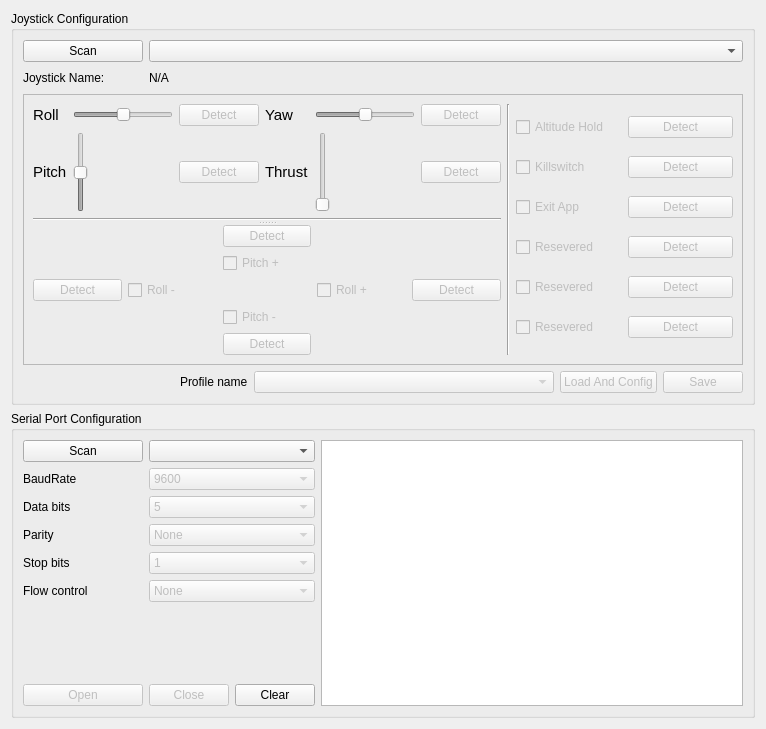
<?xml version="1.0" encoding="UTF-8"?>
<ui version="4.0">
 <class>Form</class>
 <widget class="QWidget" name="Form">
  <property name="geometry">
   <rect>
    <x>0</x>
    <y>0</y>
    <width>766</width>
    <height>729</height>
   </rect>
  </property>
  <property name="windowTitle">
   <string>Form</string>
  </property>
  <layout class="QVBoxLayout" name="verticalLayout">
   <item>
    <widget class="QGroupBox" name="groupBox">
     <property name="title">
      <string>Joystick Configuration</string>
     </property>
     <layout class="QVBoxLayout" name="verticalLayout_2">
      <item>
       <layout class="QGridLayout" name="gridLayout">
        <item row="0" column="0">
         <widget class="QPushButton" name="joystickScan">
          <property name="minimumSize">
           <size>
            <width>120</width>
            <height>0</height>
           </size>
          </property>
          <property name="text">
           <string>Scan</string>
          </property>
         </widget>
        </item>
        <item row="1" column="0">
         <widget class="QLabel" name="label">
          <property name="text">
           <string>Joystick Name:</string>
          </property>
         </widget>
        </item>
        <item row="1" column="1">
         <widget class="QLabel" name="joystickName">
          <property name="text">
           <string>N/A</string>
          </property>
         </widget>
        </item>
        <item row="1" column="2">
         <spacer name="horizontalSpacer">
          <property name="orientation">
           <enum>Qt::Horizontal</enum>
          </property>
          <property name="sizeHint" stdset="0">
           <size>
            <width>40</width>
            <height>20</height>
           </size>
          </property>
         </spacer>
        </item>
        <item row="0" column="1" colspan="2">
         <widget class="QComboBox" name="joystickSelect">
          <property name="minimumSize">
           <size>
            <width>300</width>
            <height>0</height>
           </size>
          </property>
         </widget>
        </item>
       </layout>
      </item>
      <item>
       <widget class="QFrame" name="frame">
        <property name="frameShape">
         <enum>QFrame::StyledPanel</enum>
        </property>
        <property name="frameShadow">
         <enum>QFrame::Raised</enum>
        </property>
        <layout class="QGridLayout" name="gridLayout_9">
         <item row="0" column="0">
          <widget class="QSplitter" name="splitter">
           <property name="orientation">
            <enum>Qt::Vertical</enum>
           </property>
           <widget class="QWidget" name="gridLayoutWidget">
            <layout class="QGridLayout" name="gridLayout_6">
             <item row="0" column="0">
              <layout class="QGridLayout" name="gridLayout_3">
               <item row="0" column="1">
                <widget class="QSlider" name="rollAxisValue">
                 <property name="enabled">
                  <bool>false</bool>
                 </property>
                 <property name="minimumSize">
                  <size>
                   <width>100</width>
                   <height>0</height>
                  </size>
                 </property>
                 <property name="minimum">
                  <number>-180</number>
                 </property>
                 <property name="maximum">
                  <number>180</number>
                 </property>
                 <property name="tracking">
                  <bool>true</bool>
                 </property>
                 <property name="orientation">
                  <enum>Qt::Horizontal</enum>
                 </property>
                </widget>
               </item>
               <item row="1" column="0">
                <widget class="QLabel" name="label_5">
                 <property name="font">
                  <font>
                   <pointsize>11</pointsize>
                   <weight>50</weight>
                   <bold>false</bold>
                  </font>
                 </property>
                 <property name="text">
                  <string>Pitch</string>
                 </property>
                </widget>
               </item>
               <item row="1" column="1">
                <widget class="QSlider" name="pitchAxisValue">
                 <property name="enabled">
                  <bool>false</bool>
                 </property>
                 <property name="minimumSize">
                  <size>
                   <width>0</width>
                   <height>0</height>
                  </size>
                 </property>
                 <property name="minimum">
                  <number>-180</number>
                 </property>
                 <property name="maximum">
                  <number>180</number>
                 </property>
                 <property name="tracking">
                  <bool>true</bool>
                 </property>
                 <property name="orientation">
                  <enum>Qt::Vertical</enum>
                 </property>
                </widget>
               </item>
               <item row="0" column="2">
                <widget class="QPushButton" name="detectRoll">
                 <property name="enabled">
                  <bool>false</bool>
                 </property>
                 <property name="text">
                  <string>Detect</string>
                 </property>
                </widget>
               </item>
               <item row="1" column="2">
                <widget class="QPushButton" name="detectPitch">
                 <property name="enabled">
                  <bool>false</bool>
                 </property>
                 <property name="text">
                  <string>Detect</string>
                 </property>
                </widget>
               </item>
               <item row="0" column="0">
                <widget class="QLabel" name="label_4">
                 <property name="font">
                  <font>
                   <pointsize>11</pointsize>
                   <weight>50</weight>
                   <bold>false</bold>
                  </font>
                 </property>
                 <property name="frameShadow">
                  <enum>QFrame::Plain</enum>
                 </property>
                 <property name="text">
                  <string>Roll</string>
                 </property>
                </widget>
               </item>
              </layout>
             </item>
             <item row="0" column="1">
              <layout class="QGridLayout" name="gridLayout_4">
               <item row="1" column="0">
                <widget class="QLabel" name="label_6">
                 <property name="font">
                  <font>
                   <pointsize>11</pointsize>
                   <weight>50</weight>
                   <bold>false</bold>
                  </font>
                 </property>
                 <property name="text">
                  <string>Thrust</string>
                 </property>
                </widget>
               </item>
               <item row="1" column="1">
                <widget class="QSlider" name="thrustAxisValue">
                 <property name="enabled">
                  <bool>false</bool>
                 </property>
                 <property name="minimumSize">
                  <size>
                   <width>0</width>
                   <height>0</height>
                  </size>
                 </property>
                 <property name="minimum">
                  <number>0</number>
                 </property>
                 <property name="maximum">
                  <number>2000</number>
                 </property>
                 <property name="tracking">
                  <bool>true</bool>
                 </property>
                 <property name="orientation">
                  <enum>Qt::Vertical</enum>
                 </property>
                </widget>
               </item>
               <item row="0" column="0">
                <widget class="QLabel" name="label_7">
                 <property name="font">
                  <font>
                   <pointsize>11</pointsize>
                   <weight>50</weight>
                   <bold>false</bold>
                  </font>
                 </property>
                 <property name="text">
                  <string>Yaw</string>
                 </property>
                </widget>
               </item>
               <item row="0" column="1">
                <widget class="QSlider" name="yawAxisValue">
                 <property name="enabled">
                  <bool>false</bool>
                 </property>
                 <property name="minimumSize">
                  <size>
                   <width>100</width>
                   <height>0</height>
                  </size>
                 </property>
                 <property name="minimum">
                  <number>-180</number>
                 </property>
                 <property name="maximum">
                  <number>180</number>
                 </property>
                 <property name="tracking">
                  <bool>true</bool>
                 </property>
                 <property name="orientation">
                  <enum>Qt::Horizontal</enum>
                 </property>
                </widget>
               </item>
               <item row="0" column="2">
                <widget class="QPushButton" name="detectYaw">
                 <property name="enabled">
                  <bool>false</bool>
                 </property>
                 <property name="text">
                  <string>Detect</string>
                 </property>
                </widget>
               </item>
               <item row="1" column="2">
                <widget class="QPushButton" name="detectThrust">
                 <property name="enabled">
                  <bool>false</bool>
                 </property>
                 <property name="text">
                  <string>Detect</string>
                 </property>
                </widget>
               </item>
              </layout>
             </item>
             <item row="1" column="0" colspan="2">
              <widget class="Line" name="line_2">
               <property name="orientation">
                <enum>Qt::Horizontal</enum>
               </property>
              </widget>
             </item>
            </layout>
           </widget>
           <widget class="QWidget" name="gridLayoutWidget_2">
            <layout class="QGridLayout" name="gridLayout_7">
             <item row="1" column="2">
              <widget class="QCheckBox" name="pitchPos">
               <property name="enabled">
                <bool>false</bool>
               </property>
               <property name="text">
                <string>Pitch +</string>
               </property>
              </widget>
             </item>
             <item row="0" column="2">
              <widget class="QPushButton" name="detectPitchPos">
               <property name="enabled">
                <bool>false</bool>
               </property>
               <property name="text">
                <string>Detect</string>
               </property>
              </widget>
             </item>
             <item row="2" column="1">
              <widget class="QCheckBox" name="rollNeg">
               <property name="enabled">
                <bool>false</bool>
               </property>
               <property name="text">
                <string>Roll -</string>
               </property>
              </widget>
             </item>
             <item row="2" column="4">
              <widget class="QPushButton" name="detectRollPos">
               <property name="enabled">
                <bool>false</bool>
               </property>
               <property name="text">
                <string>Detect</string>
               </property>
              </widget>
             </item>
             <item row="3" column="2">
              <widget class="QCheckBox" name="pitchNeg">
               <property name="enabled">
                <bool>false</bool>
               </property>
               <property name="text">
                <string>Pitch -</string>
               </property>
              </widget>
             </item>
             <item row="2" column="0">
              <widget class="QPushButton" name="detectRollNeg">
               <property name="enabled">
                <bool>false</bool>
               </property>
               <property name="text">
                <string>Detect</string>
               </property>
              </widget>
             </item>
             <item row="2" column="3">
              <widget class="QCheckBox" name="rollPos">
               <property name="enabled">
                <bool>false</bool>
               </property>
               <property name="text">
                <string>Roll +</string>
               </property>
              </widget>
             </item>
             <item row="4" column="2">
              <widget class="QPushButton" name="detectPitchNeg">
               <property name="enabled">
                <bool>false</bool>
               </property>
               <property name="text">
                <string>Detect</string>
               </property>
              </widget>
             </item>
            </layout>
           </widget>
          </widget>
         </item>
         <item row="0" column="1">
          <widget class="Line" name="line">
           <property name="orientation">
            <enum>Qt::Vertical</enum>
           </property>
          </widget>
         </item>
         <item row="0" column="2">
          <layout class="QGridLayout" name="gridLayout_8">
           <item row="0" column="1">
            <widget class="QPushButton" name="detectAltHold">
             <property name="enabled">
              <bool>false</bool>
             </property>
             <property name="text">
              <string>Detect</string>
             </property>
            </widget>
           </item>
           <item row="2" column="0">
            <widget class="QCheckBox" name="exitapp">
             <property name="enabled">
              <bool>false</bool>
             </property>
             <property name="text">
              <string>Exit App</string>
             </property>
            </widget>
           </item>
           <item row="0" column="0">
            <widget class="QCheckBox" name="althold">
             <property name="enabled">
              <bool>false</bool>
             </property>
             <property name="text">
              <string>Altitude Hold</string>
             </property>
            </widget>
           </item>
           <item row="1" column="0">
            <widget class="QCheckBox" name="killswitch">
             <property name="enabled">
              <bool>false</bool>
             </property>
             <property name="text">
              <string>Killswitch</string>
             </property>
            </widget>
           </item>
           <item row="3" column="0">
            <widget class="QCheckBox" name="resevered1">
             <property name="enabled">
              <bool>false</bool>
             </property>
             <property name="text">
              <string>Resevered</string>
             </property>
            </widget>
           </item>
           <item row="4" column="0">
            <widget class="QCheckBox" name="resevered2">
             <property name="enabled">
              <bool>false</bool>
             </property>
             <property name="text">
              <string>Resevered</string>
             </property>
            </widget>
           </item>
           <item row="5" column="0">
            <widget class="QCheckBox" name="resevered3">
             <property name="enabled">
              <bool>false</bool>
             </property>
             <property name="text">
              <string>Resevered</string>
             </property>
            </widget>
           </item>
           <item row="1" column="1">
            <widget class="QPushButton" name="detectKillswitch">
             <property name="enabled">
              <bool>false</bool>
             </property>
             <property name="text">
              <string>Detect</string>
             </property>
            </widget>
           </item>
           <item row="2" column="1">
            <widget class="QPushButton" name="detectExitapp">
             <property name="enabled">
              <bool>false</bool>
             </property>
             <property name="text">
              <string>Detect</string>
             </property>
            </widget>
           </item>
           <item row="3" column="1">
            <widget class="QPushButton" name="detectResevered1">
             <property name="enabled">
              <bool>false</bool>
             </property>
             <property name="text">
              <string>Detect</string>
             </property>
            </widget>
           </item>
           <item row="4" column="1">
            <widget class="QPushButton" name="detectResevered2">
             <property name="enabled">
              <bool>false</bool>
             </property>
             <property name="text">
              <string>Detect</string>
             </property>
            </widget>
           </item>
           <item row="5" column="1">
            <widget class="QPushButton" name="detectResevered3">
             <property name="enabled">
              <bool>false</bool>
             </property>
             <property name="text">
              <string>Detect</string>
             </property>
            </widget>
           </item>
          </layout>
         </item>
        </layout>
       </widget>
      </item>
      <item>
       <layout class="QHBoxLayout" name="horizontalLayout">
        <item>
         <spacer name="horizontalSpacer_2">
          <property name="orientation">
           <enum>Qt::Horizontal</enum>
          </property>
          <property name="sizeHint" stdset="0">
           <size>
            <width>40</width>
            <height>20</height>
           </size>
          </property>
         </spacer>
        </item>
        <item>
         <widget class="QLabel" name="label_2">
          <property name="text">
           <string>Profile name</string>
          </property>
         </widget>
        </item>
        <item>
         <widget class="QComboBox" name="configFileSelect">
          <property name="enabled">
           <bool>false</bool>
          </property>
          <property name="minimumSize">
           <size>
            <width>300</width>
            <height>0</height>
           </size>
          </property>
         </widget>
        </item>
        <item>
         <widget class="QPushButton" name="configLoad">
          <property name="enabled">
           <bool>false</bool>
          </property>
          <property name="text">
           <string>Load And Config</string>
          </property>
         </widget>
        </item>
        <item>
         <widget class="QPushButton" name="configSave">
          <property name="enabled">
           <bool>false</bool>
          </property>
          <property name="text">
           <string>Save</string>
          </property>
         </widget>
        </item>
       </layout>
      </item>
     </layout>
    </widget>
   </item>
   <item>
    <widget class="QGroupBox" name="groupBox_2">
     <property name="title">
      <string>Serial Port Configuration</string>
     </property>
     <layout class="QGridLayout" name="gridLayout_5">
      <item row="7" column="0">
       <widget class="QPushButton" name="serialOpen">
        <property name="enabled">
         <bool>false</bool>
        </property>
        <property name="text">
         <string>Open</string>
        </property>
       </widget>
      </item>
      <item row="0" column="0">
       <widget class="QPushButton" name="serialPortScan">
        <property name="minimumSize">
         <size>
          <width>120</width>
          <height>0</height>
         </size>
        </property>
        <property name="text">
         <string>Scan</string>
        </property>
       </widget>
      </item>
      <item row="7" column="2">
       <widget class="QPushButton" name="serialBrowserClear">
        <property name="text">
         <string>Clear</string>
        </property>
       </widget>
      </item>
      <item row="2" column="0">
       <widget class="QLabel" name="label_8">
        <property name="text">
         <string>Data bits</string>
        </property>
       </widget>
      </item>
      <item row="4" column="0">
       <widget class="QLabel" name="label_11">
        <property name="text">
         <string>Stop bits</string>
        </property>
       </widget>
      </item>
      <item row="5" column="0">
       <widget class="QLabel" name="label_12">
        <property name="text">
         <string>Flow control</string>
        </property>
       </widget>
      </item>
      <item row="7" column="1">
       <widget class="QPushButton" name="serialClose">
        <property name="enabled">
         <bool>false</bool>
        </property>
        <property name="text">
         <string>Close</string>
        </property>
       </widget>
      </item>
      <item row="1" column="0">
       <widget class="QLabel" name="label_9">
        <property name="text">
         <string>BaudRate</string>
        </property>
       </widget>
      </item>
      <item row="3" column="0">
       <widget class="QLabel" name="label_10">
        <property name="text">
         <string>Parity</string>
        </property>
       </widget>
      </item>
      <item row="0" column="1" colspan="2">
       <widget class="QComboBox" name="serialPortSelect">
        <property name="enabled">
         <bool>true</bool>
        </property>
        <property name="minimumSize">
         <size>
          <width>0</width>
          <height>0</height>
         </size>
        </property>
       </widget>
      </item>
      <item row="6" column="2">
       <spacer name="verticalSpacer">
        <property name="orientation">
         <enum>Qt::Vertical</enum>
        </property>
        <property name="sizeHint" stdset="0">
         <size>
          <width>20</width>
          <height>40</height>
         </size>
        </property>
       </spacer>
      </item>
      <item row="1" column="1" colspan="2">
       <widget class="QComboBox" name="baudRateSet">
        <property name="enabled">
         <bool>false</bool>
        </property>
        <item>
         <property name="text">
          <string>9600</string>
         </property>
        </item>
        <item>
         <property name="text">
          <string>19200</string>
         </property>
        </item>
        <item>
         <property name="text">
          <string>38400</string>
         </property>
        </item>
        <item>
         <property name="text">
          <string>115200</string>
         </property>
        </item>
       </widget>
      </item>
      <item row="2" column="1" colspan="2">
       <widget class="QComboBox" name="dataBitsSet">
        <property name="enabled">
         <bool>false</bool>
        </property>
        <item>
         <property name="text">
          <string>5</string>
         </property>
        </item>
        <item>
         <property name="text">
          <string>6</string>
         </property>
        </item>
        <item>
         <property name="text">
          <string>7</string>
         </property>
        </item>
        <item>
         <property name="text">
          <string>8</string>
         </property>
        </item>
       </widget>
      </item>
      <item row="3" column="1" colspan="2">
       <widget class="QComboBox" name="paritySet">
        <property name="enabled">
         <bool>false</bool>
        </property>
        <item>
         <property name="text">
          <string>None</string>
         </property>
        </item>
        <item>
         <property name="text">
          <string>Even</string>
         </property>
        </item>
        <item>
         <property name="text">
          <string>Odd</string>
         </property>
        </item>
        <item>
         <property name="text">
          <string>Mark</string>
         </property>
        </item>
        <item>
         <property name="text">
          <string>Space</string>
         </property>
        </item>
       </widget>
      </item>
      <item row="4" column="1" colspan="2">
       <widget class="QComboBox" name="stopBitsSet">
        <property name="enabled">
         <bool>false</bool>
        </property>
        <item>
         <property name="text">
          <string>1</string>
         </property>
        </item>
        <item>
         <property name="text">
          <string>1.5</string>
         </property>
        </item>
        <item>
         <property name="text">
          <string>2</string>
         </property>
        </item>
       </widget>
      </item>
      <item row="5" column="1" colspan="2">
       <widget class="QComboBox" name="flowControlSet">
        <property name="enabled">
         <bool>false</bool>
        </property>
        <item>
         <property name="text">
          <string>None</string>
         </property>
        </item>
        <item>
         <property name="text">
          <string>RTS/CTS</string>
         </property>
        </item>
        <item>
         <property name="text">
          <string>XON/XOFF</string>
         </property>
        </item>
       </widget>
      </item>
      <item row="0" column="3" rowspan="8">
       <widget class="QTextBrowser" name="serialTextBrowser"/>
      </item>
     </layout>
    </widget>
   </item>
  </layout>
 </widget>
 <resources/>
 <connections/>
</ui>
